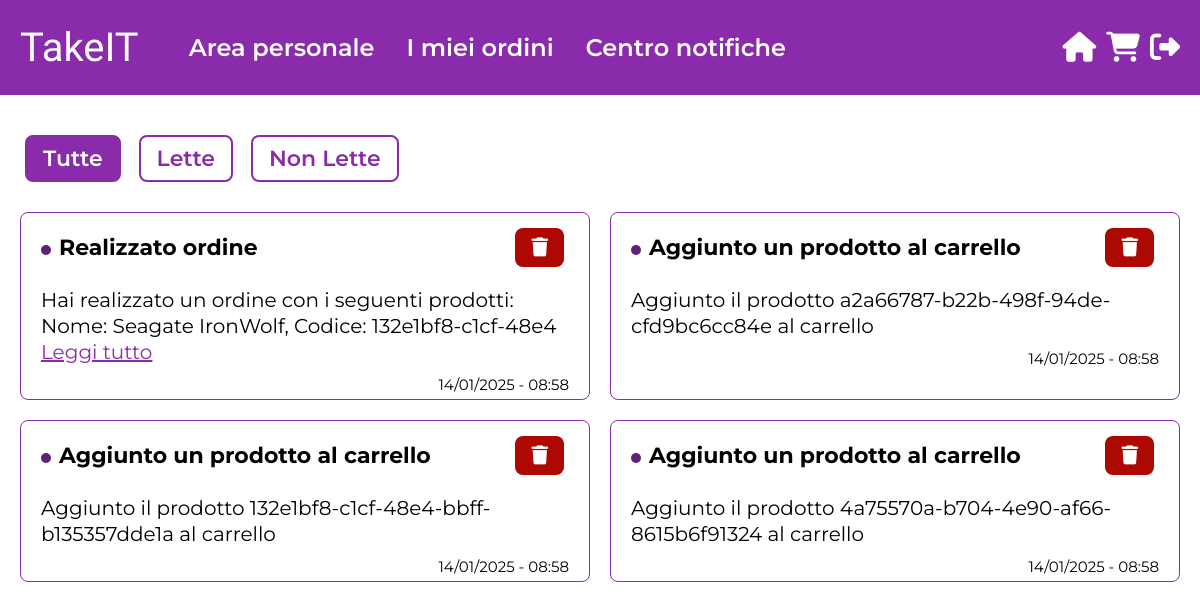
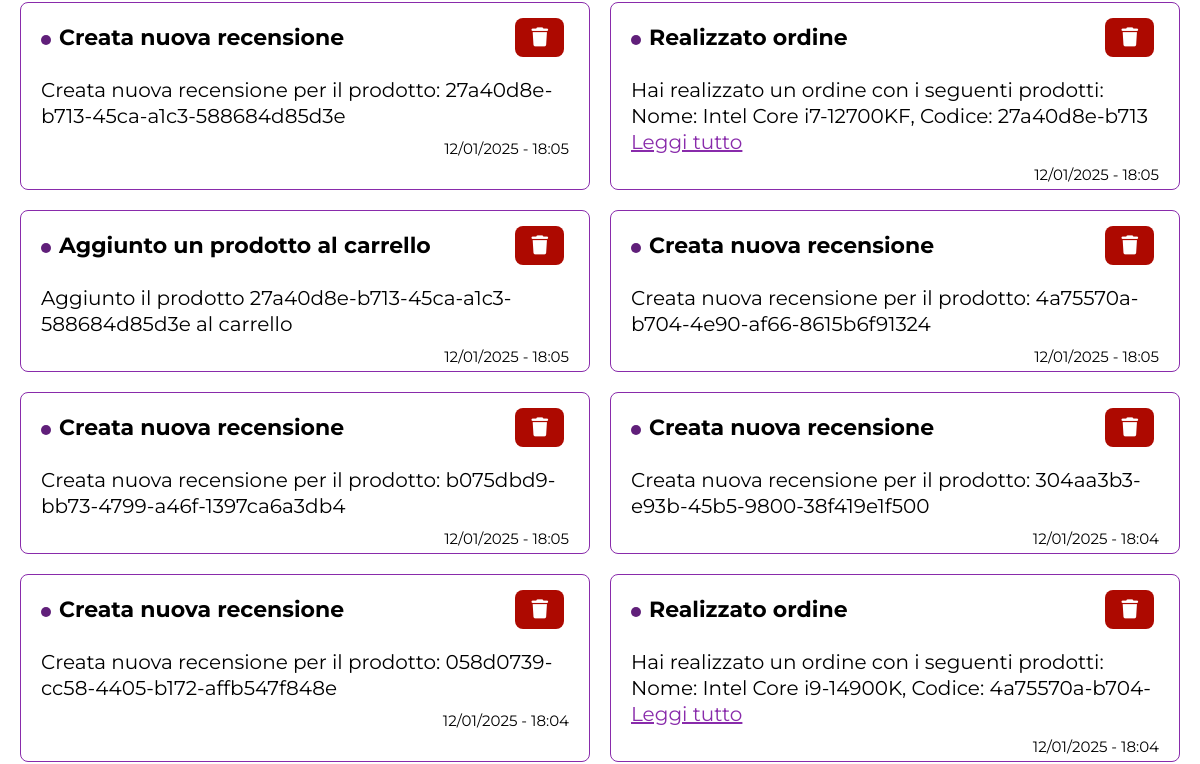
The app's page /TakeIT/notifiche.php (signed in, upper part), older data (2 pictures, top to bottom).
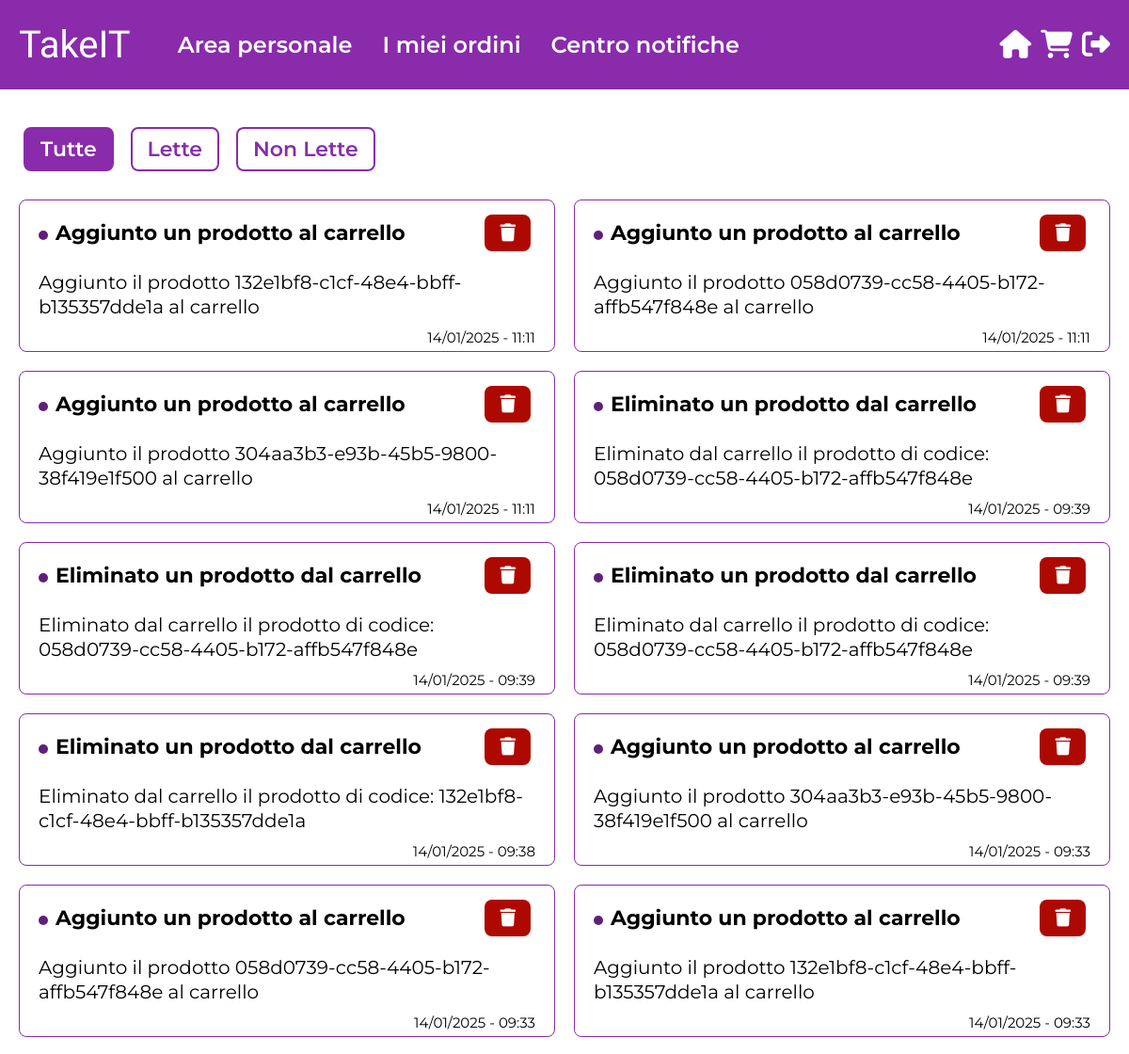
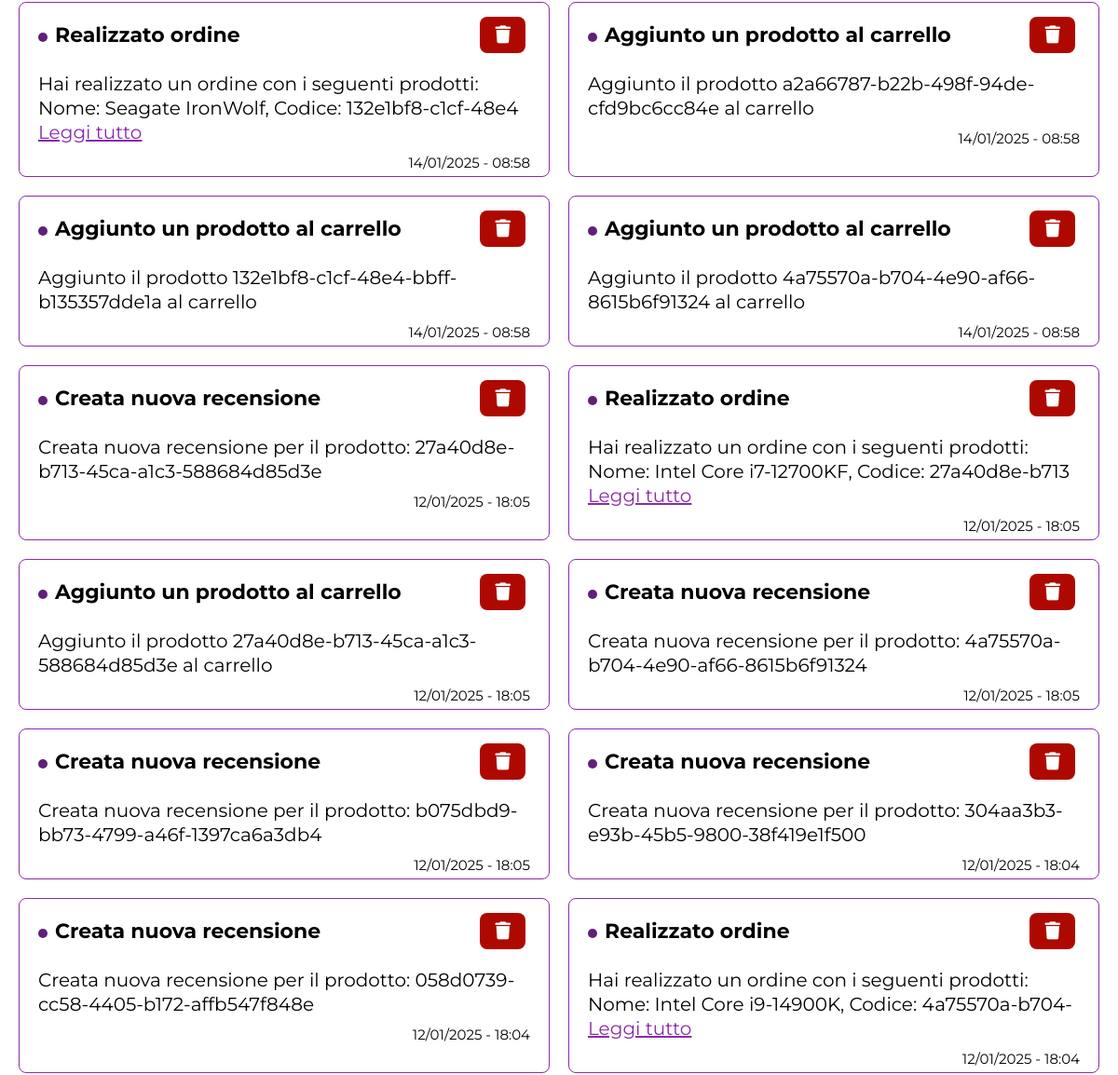
The same page, newer data (2 pictures, top to bottom).
### tables this page shows
CREATE TABLE `notifica` (
  `codice` int(11) NOT NULL,
  `titolo` varchar(255) NOT NULL,
  `contenuto` text NOT NULL,
  `letta` tinyint(1) DEFAULT 0,
  `dataOraCreazione` datetime NOT NULL,
  `utenteEmail` varchar(255) NOT NULL,
  `tipologia` varchar(255) NOT NULL
);

### TakeIT/utils/functions.php (called while the page is built, shortened)
<?php
function utenteLoggato(){
    return isset($_SESSION["email"]);
}
?>

### TakeIT/db/database.php (called while the page is built, shortened)
<?php
class DatabaseHelper{
    private $db;
    public function __construct($servername, $username, $password, $dbname){
        $this->db = new mysqli($servername, $username, $password, $dbname);
    }
	public function login_check_admin() {
		$email = $_SESSION['email'];
		$stmt = $this->db->prepare("SELECT password,ruolo FROM utente WHERE email = ? LIMIT 1");
		$stmt->bind_param('s', $email);
		$stmt->execute();
		$stmt->store_result();
		$stmt->bind_result($password, $ruolo);
		if($ruolo != "venditore"){
			return false;
		}
		return true;
    }
    public function getNotificheUtente($email_utente){
        $stmt = $this->db->prepare("SELECT * FROM notifica WHERE utenteEmail = ? ORDER BY dataOraCreazione DESC");
        $stmt->bind_param('s',$email_utente);
        $stmt->execute();
        $result = $stmt->get_result();
        return $result->fetch_all(MYSQLI_ASSOC);
    }
}
?>

### TakeIT/bootstrap.php (called while the page is built, shortened)
<?php
require_once("utils/functions.php");
require_once("db/database.php");
$dbh = new DatabaseHelper("localhost", "root", "Burberino!202021", "ecommerce_tw");
?>

### TakeIT/template/centro-notifiche.php (the view, shortened to what this page needs)
<header>
    <?php if(count($templateParams["notifiche"]) == 0): ?>
        <article>
            <p>Non ci sono notifiche</p>
        </article>
    <?php else:
        $notifiche = $templateParams["notifiche"];
        ?>
        <ul>
            <li>
                <button id="btnTutte" type="button" name="tutte" aria-label="Mostra tutte le notifiche" onclick="mostraTutte()">Tutte</button>
            </li>
            <li>
                <button id="btnLette" type="button" name="lette" aria-label="Mostra notifiche lette" onclick="mostraLette()">Lette</button>
            </li>
            <li>
                <button id="btnNonLette" type="button" name="non-lette" aria-label="Mostra notifiche non lette" onclick="mostraNonLette()">Non Lette</button>
            </li>
        </ul>
</header>
<section>
    <?php foreach($notifiche as $notifica):
        $contenuto = $notifica["contenuto"];
        $isLong = strlen($contenuto) > 100;
    ?>
        <article data-codice-notifica="<?php echo $notifica['codice'] ?>" data-notifica-letta="<?php echo $notifica['letta'] ? 'true' : 'false'; ?>" onclick="segnaComeLetta(this)">
            <header>
                <h3><?php echo $notifica["titolo"] ?></h3>
                <button type="button" aria-label="Elimina questa notifica" onclick="eliminaNotifica(<?php echo $notifica['codice']; ?>)">
                    <span aria-hidden="true" class="fa-solid fa-trash"></span>
                </button>
            </header>
            <p>
                <?php echo substr($contenuto, 0, 100); ?>
                <?php if($isLong): ?>
                    <button type="button" onclick="toggleContent(event, this)">Leggi tutto</button>
                <?php endif; ?>
            </p>
            <footer>
                <time datetime="<?php echo date('c', strtotime($notifica['dataOraCreazione'])); ?>">
                    <?php echo date('d/m/Y - H:i', strtotime($notifica['dataOraCreazione'])); ?>
                </time>
            </footer>
        </article>
    <?php endforeach; ?>
</section>
<?php endif; ?>

### TakeIT/notifiche.php (shortened to what this page needs)
<?php
require_once 'bootstrap.php';
if(utenteLoggato()) {
	$templateParams["titolo"] = "TakeIT - Notifiche";
	$templateParams["nome"] = "centro-notifiche.php";
    $templateParams["css"] = "notifiche.css";
	$templateParams["notifiche"] = $dbh->getNotificheUtente($_SESSION['email']);
	require_once 'template/base.php';
} else {
	header("Location: login.php?notifica_type=error&notifica_message=" . urlencode("Devi essere loggato per accedere alla pagina"));
}
?>

### TakeIT/template/base.php (shortened to what this page needs)
<!DOCTYPE html>
<html lang="it" xml:lang="it">
	<head>
		<link rel="stylesheet" type="text/css" href="./css/system.css" />
		<link rel="stylesheet" type="text/css" href="./css/style.css" />
		<?php if(isset($templateParams["css"])): ?>
            <link rel="stylesheet" type="text/css" href="./css/<?php echo $templateParams["css"]; ?>" />
        <?php endif; ?>
	</head>
	<body>
		<?php include_once 'header.php'; ?>
		<main>
			<?php
			if(isset($templateParams["nome"])){
				require($templateParams["nome"]);
			}
			?>
		</main>
	</body>
</html>

### TakeIT/template/header.php (shortened to what this page needs)
<header>
	<nav>
		<a href="index.php" aria-label="Vai alla home">TakeIT</a>
		<ul>
			<li>
				<a href="profilo.php" aria-label="Vai alla home">
					Area personale
				</a>
			</li>
			<?php if($dbh->login_check_admin()): ?>
				<li>
					<a href="ordiniAmministratore.php" aria-label="Ordini amministratore">
						Ordini
					</a>
				</li>
			<?php else: ?>
			<li>
				<a href="ordiniUtente.php" aria-label="Ordini cliente">
					I miei ordini
				</a>
			</li>
			<?php endif ?>
			<li>
				<a href="notifiche.php" aria-label="Notifiche">
					Centro notifiche
				</a>
			</li>
			<?php if($dbh->login_check_admin()): ?>
				<li>
					<a href="tipologie-prodotto.php" aria-label="Tipologie prodotto">
						Tipologie prodotto
					</a>
				</li>
			<?php endif; ?>
			<?php if($dbh->login_check_admin()): ?>
				<li>
					<a href="marche.php" aria-label="Marche">
						Marche
					</a>
				</li>
			<?php endif; ?>
		</ul>
		<ul>
			<li>
				<a href="index.php" aria-label="Vai alla home">
					<span aria-hidden="true" class="fa-solid fa-house"></span>
				</a>
			</li>
			<?php if(!$dbh->login_check_admin() && !($templateParams["nome"] == "checkout.php")): ?>
				<li data-cart-opener>
					<button id="btn-mobile-cart-opener" type="button" aria-label="Apri il carrello">
						<span aria-hidden="true" class="fa-solid fa-cart-shopping"></span>
					</button>
				</li>
			<?php endif;  ?>
			<li data-logout>
				<button type="button" aria-label="Disconnetti utente" onclick="eseguiDisconnessione()">
					<span class="fa-solid fa-right-from-bracket"></span>
				</button>
			</li>
		</ul>
	</nav>
</header>

### TakeIT/css/system.css (style rules this page uses)
:root { --color-primary-300: #892BAB; --color-primary-500: #6E238A; --color-primary-700: #601F7A; --color-error: #AD0900; --color-error-dark: #850700; --color-dark-gray: #B8B8B8; --color-light-gray: #F5F5F5; --color-gray: #D9D9D9; --color-success: #2C6426; --color-success-dark: #255520; }
html { scroll-behavior: smooth; }
body, h1, h2, a, p, input, button { margin: 0; padding: 0; }
body { font-family: "Montserrat", sans-serif; color: #000000; background-color: #ffffff; }
body * { font-family: "Montserrat", sans-serif; }

### TakeIT/css/style.css (style rules this page uses)
body > header { background-color: var(--color-primary-300); }
body > header > nav { padding: 24px 15px; display: flex; align-items: center; justify-content: space-between; }
body > header > nav > a { font-family: "Mogra", cursive; font-size: 40px; text-decoration: none; color: white; }
body > header > nav > ul { display: flex; align-items: center; justify-content: end; gap: 10px; list-style-type: none; margin: 0; padding: 0; }
body > header > nav > ul:first-of-type { display: none; }
body > header > nav > ul:first-of-type > li, body > header > nav > ul:first-of-type > li > a, body > header > nav > ul:first-of-type > li > button { font-size: 24px; font-weight: 600; }
body > header > nav > ul > li, body > header > nav > ul > li > a, body > header > nav > ul > li > button { margin: 0; padding: 0; background-color: transparent; border: none; text-decoration: none; color: white; font-size: 30px; }
body > header > nav > ul:last-of-type > li[data-logout] { display: none; }
main { background-color: #fff; margin: 15px; box-sizing: border-box; }
@media screen and (min-width: 1200px) { body > main { margin: auto; max-width: 1440px; padding-inline: 20px; } }
@media screen and (min-width: 1200px) { body > header > nav { margin: auto; max-width: 1440px; padding-inline: 20px; } }
@media screen and (min-width: 1200px) { body > header > nav > ul:first-of-type { display: flex; flex-grow: 1; justify-content: start; margin-left: 50px; gap: 32px; } }
@media screen and (min-width: 1200px) { body > header > nav > ul:last-of-type > li[data-logout] { display: block; } }

### TakeIT/css/notifiche.css (style rules this page uses)
header > ul { display: flex; justify-content: center; gap: 8px; margin: 0px; padding: 0px; list-style-type: none; }
header button { background-color: #FFFFFF; border: 2px solid var(--color-primary-300); color: var(--color-primary-300); padding: 8px 16px; margin: 10px 5px; border-radius: 8px; font-size: 16px; cursor: pointer; transition: all 0.3s ease; font-weight: 600; }
header > ul > li:first-child > button { background-color: var(--color-primary-300); color: #ffffff; border: 2px solid var(--color-primary-300); box-shadow: 0 4px 8px rgba(0, 0, 0, 0.2); }
article { background-color: #ffffff; border: 1px solid var(--color-primary-300); border-radius: 8px; margin: 20px 0px; padding: 5px 20px; }
article > header { display: flex; justify-content: space-between; align-items: center; margin-bottom: 10px; }
article > header > h3 { font-size: 19px; color: #000000; margin: 0; }
article > p { font-size: 16px; color: #000000; margin: 10px 0; line-height: 24px; }
article > footer { display: flex; justify-content: flex-end; font-size: 10px; }
article > header > button { background-color: var(--color-error); border: none; color: #FFFFFF; font-size: 19px; cursor: pointer; transition: transform 0.3s ease; }
article[data-notifica-letta="false"] h3::before { content: ''; display: inline-block; width: 10px; height: 10px; background-color: var(--color-primary-700); border-radius: 50%; margin-right: 8px; }
article > p > button { background: none; border: none; color: var(--color-primary-300); cursor: pointer; font-size: 14px; text-decoration: underline; }
@media (min-width: 768px) { body > main { padding: 30px 20px; min-height: calc(100vh - 96px - 263px); } }
@media (min-width: 768px) { header > ul { justify-content: flex-start; margin-bottom: 20px; } }
@media (min-width: 768px) { header > ul > li> button { font-size: 22px; } }
@media (min-width: 768px) { main > section { display: grid; grid-template-columns: repeat(2, 1fr); gap: 20px; } }
@media (min-width: 768px) { article { margin: 0; } }
@media (min-width: 768px) { article > header > h3 { font-size: 22px; } }
@media (min-width: 768px) { article > p { font-size: 20px; line-height: 26px; } }
@media (min-width: 768px) { article > p> button { font-size: 20px; line-height: 26px; } }
@media (min-width: 768px) { article > footer { font-size: 15px; } }
@media (min-width: 768px) { header button { font-size: 18px; } }

Row changes from the older to the newer data that the page shows:
added notifica: titolo "Aggiunto un prodotto al carrello", contenuto "Aggiunto il prodotto 132e1bf8-c1cf-48e4-bbff-b135357dde1a al carrello", dataOraCreazione "14/01/2025 - 11:11"
added notifica: titolo "Aggiunto un prodotto al carrello", contenuto "Aggiunto il prodotto 058d0739-cc58-4405-b172-affb547f848e al carrello", dataOraCreazione "14/01/2025 - 11:11"
added notifica: titolo "Aggiunto un prodotto al carrello", contenuto "Aggiunto il prodotto 304aa3b3-e93b-45b5-9800-38f419e1f500 al carrello", dataOraCreazione "14/01/2025 - 11:11"
added notifica: titolo "Eliminato un prodotto dal carrello", contenuto "Eliminato dal carrello il prodotto di codice: 058d0739-cc58-4405-b172-affb547f848e", dataOraCreazione "14/01/2025 - 09:39"
added notifica: titolo "Eliminato un prodotto dal carrello", contenuto "Eliminato dal carrello il prodotto di codice: 058d0739-cc58-4405-b172-affb547f848e", dataOraCreazione "14/01/2025 - 09:39"
added notifica: titolo "Eliminato un prodotto dal carrello", contenuto "Eliminato dal carrello il prodotto di codice: 058d0739-cc58-4405-b172-affb547f848e", dataOraCreazione "14/01/2025 - 09:39"
added notifica: titolo "Eliminato un prodotto dal carrello", contenuto "Eliminato dal carrello il prodotto di codice: 132e1bf8-c1cf-48e4-bbff-b135357dde1a", dataOraCreazione "14/01/2025 - 09:38"
added notifica: titolo "Aggiunto un prodotto al carrello", contenuto "Aggiunto il prodotto 304aa3b3-e93b-45b5-9800-38f419e1f500 al carrello", dataOraCreazione "14/01/2025 - 09:33"
added notifica: titolo "Aggiunto un prodotto al carrello", contenuto "Aggiunto il prodotto 058d0739-cc58-4405-b172-affb547f848e al carrello", dataOraCreazione "14/01/2025 - 09:33"
added notifica: titolo "Aggiunto un prodotto al carrello", contenuto "Aggiunto il prodotto 132e1bf8-c1cf-48e4-bbff-b135357dde1a al carrello", dataOraCreazione "14/01/2025 - 09:33"
